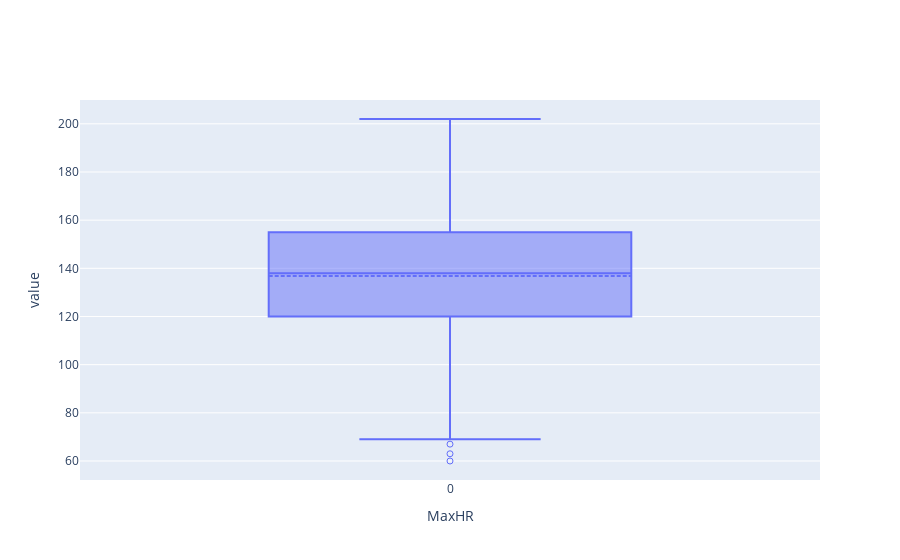

This figure's notebook cell:
### Code cell
psdf_heart['MaxHR'].plot.box()

### Figure 1 — Plotly figure (JSON) as saved in the notebook; plotly's stock layout.template omitted (floating-point values rounded to 4 significant figures)
{"data": [{"boxpoints": "suspectedoutliers", "lowerfence": [69], "mean": [136.8], "median": [138], "name": "MaxHR", "notched": false, "q1": [120], "q3": [155], "type": "box", "upperfence": [202], "y": [[67, 63, 60]]}], "layout": {"autosize": true, "xaxis": {"autorange": true, "range": [-0.5, 0.5], "title": {"text": "MaxHR"}}, "yaxis": {"autorange": true, "range": [52.11, 209.9], "title": {"text": "value"}, "type": "linear"}}}
